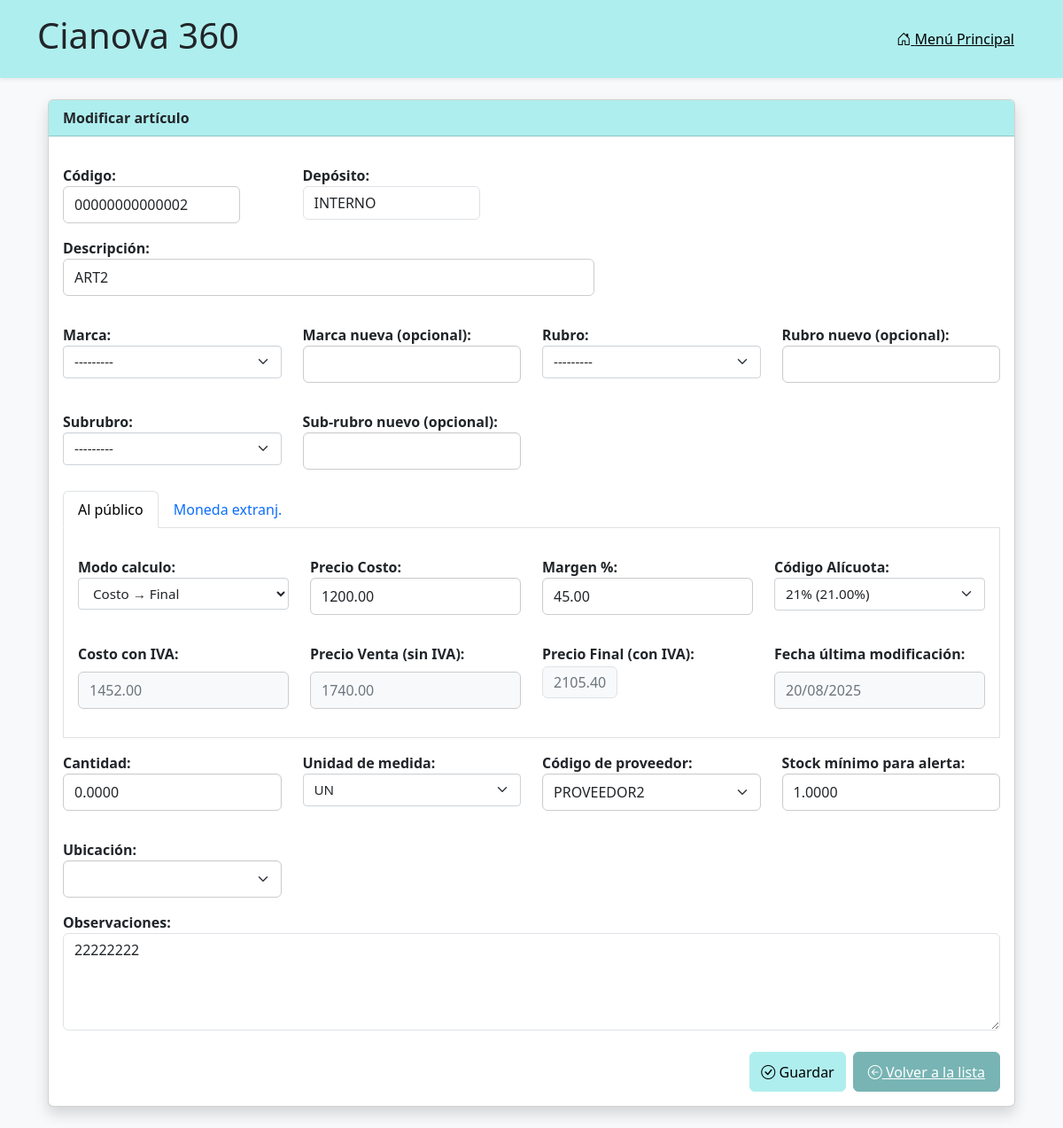
Page /articulos/modificar/21/ (signed in) on the committed database.
### articulos/models.py (models this page shows, shortened)
class UpperCaseMixin:
    def save(self, *args, **kwargs):
        for field in self._meta.fields:
            if isinstance(field, models.CharField) and getattr(self, field.name):
                setattr(self, field.name, getattr(self, field.name).upper())
        super().save(*args, **kwargs)

class Articulo(UpperCaseMixin, models.Model):
    codart = models.CharField(
        "Código",
        max_length=14,
        unique=True,
        validators=[
            RegexValidator(
                regex=r'^[A-Z0-9]+$',
                message='Solo se permiten letras mayúsculas y números.'
            )
        ],
        help_text='14 caracteres, se completa con ceros a la izquierda.'
    )
    descrip = models.CharField("Descripción", max_length=80)
    marca = models.ForeignKey('Marca', on_delete=models.PROTECT, blank=True, null=True)
    rubro = models.ForeignKey('Rubro', on_delete=models.PROTECT, blank=True, null=True)
    subrubro = models.ForeignKey('Subrubro', on_delete=models.PROTECT, blank=True, null=True)
    deposito = models.CharField(max_length=14, blank=True, null=True, verbose_name="Depósito")
    precosto = models.DecimalField("Precio Costo", max_digits=12, decimal_places=2, validators=[MinValueValidator(0)])
    margen = models.DecimalField("Margen %", max_digits=6, decimal_places=2, default=0)
    ncodalic = models.ForeignKey('Alicuota', verbose_name="Código Alícuota", on_delete=models.PROTECT)
    alic = models.DecimalField("% Alícuota", max_digits=5, decimal_places=2, editable=False, null=True, default=0)
    costoiva = models.DecimalField("Costo con IVA", max_digits=12, decimal_places=2, null=True, default=0)
    preventa = models.DecimalField("Precio Venta (sin IVA)", max_digits=12, decimal_places=2, null=True, default=0)
    prefinal = models.DecimalField(
        "Precio Final (con IVA)",
        max_digits=12,
        decimal_places=2,
        null=True,
        default=0,
        blank=True,
        validators=[MinValueValidator(0)]
    )
    fecultmod = models.DateField(null=True, blank=True)
    modo_calculo = models.CharField(
        max_length=1,
        choices=[('C', 'Costo → Final'), ('F', 'Final → Costo')],
        default='C'
    )
    cantidad = models.DecimalField(max_digits=14, decimal_places=4, default=0)
    unimed = models.CharField(max_length=2, choices=UNIDADES, default='UN')
    codprovee = models.CharField("Código de proveedor", max_length=14, blank=True, null=True)
    bajostock = models.DecimalField("Stock mínimo para alerta", max_digits=11, decimal_places=4, default=0)
    ubicacion = models.CharField("Ubicación", max_length=14, blank=True, null=True)
    obs = models.TextField("Observaciones", blank=True, null=True)
    def save(self, *args, **kwargs):
        self.codart = self.codart.upper().zfill(14)
        alic = Decimal(str(self.ncodalic.nporc or "0"))
        margen = Decimal(str(self.margen or "0"))
        precosto = Decimal(str(self.precosto or "0"))
        self.alic = alic
        self.costoiva = precosto * (Decimal("1") + alic / Decimal("100"))
        if self.modo_calculo == 'C':
            self.preventa = precosto * (Decimal("1") + margen / Decimal("100"))
            self.prefinal = self.preventa * (Decimal("1") + alic / Decimal("100"))
        else:
            prefinal = Decimal(str(self.prefinal or "0"))
            self.preventa = prefinal / (Decimal("1") + alic / Decimal("100"))
            self.precosto = self.preventa / (Decimal("1") + margen / Decimal("100"))
        self.precosto = Decimal(str(self.precosto)).quantize(Decimal("0.01"), rounding=ROUND_HALF_UP)
        self.preventa = Decimal(str(self.preventa)).quantize(Decimal("0.01"), rounding=ROUND_HALF_UP)
        self.costoiva = Decimal(str(self.costoiva)).quantize(Decimal("0.01"), rounding=ROUND_HALF_UP)
        self.prefinal = Decimal(str(self.prefinal)).quantize(Decimal("0.01"), rounding=ROUND_HALF_UP)
        if self.pk:
            original = Articulo.objects.get(pk=self.pk)
            if (
                original.precosto != self.precosto or
                original.margen != self.margen or
                original.prefinal != self.prefinal
            ):
                self.fecultmod = timezone.now().date()
        else:
            self.fecultmod = timezone.now().date()
        super().save(*args, **kwargs)

class Alicuota(models.Model):
    ncodalic = models.IntegerField(primary_key=True)
    descrip = models.CharField("Descripción", max_length=50)
    nporc = models.DecimalField("Porcentaje", max_digits=5, decimal_places=2)
    class Meta:
        verbose_name = "Alícuota IVA"
        ordering = ['ncodalic']
    def __str__(self):
        return f"{self.descrip} ({self.nporc}%)"

### articulos/views.py (the view)
# urls.py: path('modificar/<int:pk>/', views.modificar_articulo, name='modificar_articulo'),
def modificar_articulo(request, pk):
    if not request.session.get('usuario_autenticado'):
        return redirect('login')
    articulo = get_object_or_404(Articulo, pk=pk)
    if request.method == 'POST':
        form = ArticuloForm(request.POST, instance=articulo)
        if form.is_valid():
            articulo = form.save(commit=False)
            articulo.precosto = round(float(articulo.precosto), 2)
            articulo.margen = round(float(articulo.margen), 2)
            articulo.prefinal = round(float(articulo.prefinal or 0), 2) if articulo.prefinal else None
            articulo.save()
            return redirect('lista_articulos')
    else:
        articulo.save()
        form = ArticuloForm(instance=articulo)
    return render(request, 'articulos/formulario.html', {
        'form': form,
        'titulo': 'Editar artículo',
        'es_edicion': True  # <-- nuevo flag
    })

### articulos/models.py (called while the page is built)
    def __str__(self):
        return self.nombre

    def __str__(self):
        return self.nombre

### articulos/templates/articulos/formulario.html (shortened to what this page needs)
{% extends "articulos/base.html" %}
{% load widget_tweaks %}
{% block content %}
<div class="container my-4">
  <div class="card shadow">
    <div class="card-header bg-marca text-dark fw-bold">
      {% if form.instance.pk %}Modificar artículo{% else %}Agregar artículo{% endif %}
    </div>
    <div class="card-body">
      <form method="post" id="articuloForm">
        <div class="row mb-3">
          <div class="col-md-3">
		    {{ form.codart.label_tag }}
			{% if codart_auto %}
				{% render_field form.codart readonly="readonly" class="form-control readonly-codart" %}
			{% else %}
				{% render_field form.codart class="form-control" %}
			{% endif %}
		  </div>
          <div class="col-md-3">
            {{ form.deposito.label_tag }} {{ form.deposito }}
          </div>
        </div>
        <div class="mb-3">
          {{ form.descrip.label_tag }} {{ form.descrip }}
        </div>
        <div class="row mb-3">
			<div class="col-md-3">
				{{ form.marca.label_tag }}
				{% render_field form.marca class="form-select input-cianova w-100" %}
			</div>
			<div class="col-md-3">
				{{ form.marca_nueva.label_tag }}
				{% render_field form.marca_nueva class="form-control input-cianova w-100" %}
			</div>
			<div class="col-md-3">
				{{ form.rubro.label_tag }}
				{% render_field form.rubro class="form-select input-cianova w-100" %}
			</div>
			<div class="col-md-3">
				{{ form.rubro_nueva.label_tag }}
				{% render_field form.rubro_nueva class="form-control input-cianova w-100" %}
			</div>
		</div>
		<div class="row mb-3">
			<div class="col-md-3">
				{{ form.subrubro.label_tag }}
				{% render_field form.subrubro class="form-select input-cianova w-100" %}
			</div>
			<div class="col-md-3">
				{{ form.subrubro_nueva.label_tag }}
				{% render_field form.subrubro_nueva class="form-control input-cianova w-100" %}
			</div>
		</div>
        <ul class="nav nav-tabs mt-4" id="articuloTabs" role="tablist">
          <li class="nav-item" role="presentation">
            <button class="nav-link active" id="page1-tab" data-bs-toggle="tab" data-bs-target="#page1" type="button" role="tab">Al público</button>
          </li>
          <li class="nav-item" role="presentation">
            <button class="nav-link" id="page2-tab" data-bs-toggle="tab" data-bs-target="#page2" type="button" role="tab">Moneda extranj.</button>
          </li>
        </ul>
        <div class="tab-content border border-top-0 p-3" id="articuloTabsContent">
          <div class="tab-pane fade show active" id="page1" role="tabpanel">
            {% include "articulos/_form_precio.html" %}
          </div>
        </div>
		<div class="row mb-3">
		  <div class="col-md-3">
			{{ form.cantidad.label_tag }}
			{{ form.cantidad|add_class:"form-control input-cianova w-100"|attr:"step:0.0001" }}
		  </div>
		  <div class="col-md-3">
			{{ form.unimed.label_tag }}
			{{ form.unimed|add_class:"form-select input-cianova w-100" }}
		  </div>
		  <div class="col-md-3">
			{{ form.codprovee.label_tag }}
			{% render_field form.codprovee class="form-select input-cianova w-100" %}
		  </div>
		  <div class="col-md-3">
			{{ form.bajostock.label_tag }}
			{{ form.bajostock|add_class:"form-control input-cianova w-100"|attr:"step:0.0001" }}
		  </div>
		</div>
		<div class="row mb-3">
			<div class="col-md-3">
			{{ form.ubicacion.label_tag }}
			{% render_field form.ubicacion class="form-select input-cianova w-100" %}
			</div>
		</div>
		<div class="form-group">
			{{ form.obs.label_tag }}
			{% render_field form.obs class="form-control input-mayuscula" rows="4" placeholder="Notas internas, advertencias, detalles técnicos..." %}
		</div>
        <div class="d-flex justify-content-end gap-2 mt-4">
          <button type="submit" class="btn-aceptar">
            <i class="bi bi-check-circle"></i> Guardar
          </button>
          <a href="{% url 'lista_articulos' %}" class="btn-cancelar">
            <i class="bi bi-arrow-left-circle"></i> Volver a la lista
          </a>
        </div>
      </form>
    </div>
  </div>
</div>
{% endblock %}

### articulos/templates/articulos/_form_precio.html (shortened to what this page needs)
{% load widget_tweaks %}
<div class="row mb-3">
  <div class="col-md-3">
    {{ form.modo_calculo.label_tag }}
    {{ form.modo_calculo|add_class:"select-control input-cianova w-100"|attr:"id:id_modo_calculo" }}
  </div>
  <div class="col-md-3">
    {{ form.precosto.label_tag }}
    {{ form.precosto|add_class:"form-control input-cianova w-100"|attr:"id:id_precosto" }}
  </div>
  <div class="col-md-3">
    {{ form.margen.label_tag }}
    {{ form.margen|add_class:"form-control input-cianova w-100"|attr:"id:id_margen" }}
  </div>
  <div class="col-md-3">
    {{ form.ncodalic.label_tag }}
    {{ form.ncodalic|add_class:"form-select input-cianova w-100"|attr:"id:id_ncodalic" }}
  </div>
</div>
<div class="row mb-3">
  <div class="col-md-3">
    <label class="form-label">Costo con IVA:</label>
    <input type="text" id="costoiva" class="form-control input-cianova-readonly w-100" value="{{ form.instance.costoiva|default:"0.00" }}" readonly>
  </div>
  <div class="col-md-3">
    <label class="form-label">Precio Venta (sin IVA):</label>
    <input type="text" id="preventa" class="form-control input-cianova-readonly w-100" value="{{ form.instance.preventa|default:"0.00" }}" readonly>
  </div>
  <div class="col-md-3">
    <label class="form-label">Precio Final (con IVA):</label>
    {% if form.instance.modo_calculo == 'C' %}
      <span id="prefinal-display" class="form-control input-cianova-readonly w-100">{{ form.instance.prefinal|default:"0.00" }}</span>
    {% else %}
      {{ form.prefinal|add_class:"form-control input-cianova w-100"|attr:"id:prefinal-input"|attr:"step:0.01" }}
      <span id="prefinal-display" class="form-control input-cianova-readonly w-100" style="display:none;"></span>
    {% endif %}
  </div>
  <div class="col-md-3">
    <label class="form-label">Fecha última modificación:</label>
    <input type="text" id="fecultmod" class="form-control input-cianova-readonly w-100" value="{{ form.instance.fecultmod|date:"d/m/Y" }}" readonly>
  </div>
</div>

### articulos/static/articulos/css/styles.css (style rules this page uses)
body, input, button, label, textarea, select { font-family: 'Segoe UI', Arial, Helvetica, sans-serif !important; }
:root { --color-marca: rgb(175, 238, 238); --color-marca-hover: rgb(150, 220, 220); --color-cancelar: rgb(120, 180, 180); --color-cancelar-hover: rgb(100, 160, 160); --color-eliminar: rgb(100, 140, 140); --color-eliminar-hover: rgb(80, 120, 120); }
body { background-color: #f8f9fa; color: #212529; margin: 0; padding: 0; }
form label { display: block; margin-top: 1rem; font-weight: bold; }
form input[type="text"], form input[type="number"], form input[type="password"], form select, form textarea { font-size: 1rem; border: 1px solid #ccc; border-radius: 6px; padding: 0.5rem 0.75rem; transition: all 0.2s ease-in-out; width: auto; }
.bg-marca { background-color: var(--color-marca); }
.btn-aceptar { background-color: var(--color-marca); border: 1px solid var(--color-marca); color: #000; font-weight: 500; border-radius: 6px; padding: 0.4rem 0.75rem; transition: background-color 0.2s ease-in-out; }
.btn-cancelar { background-color: var(--color-cancelar); border: 1px solid var(--color-cancelar); color: #fff; font-weight: 500; border-radius: 6px; padding: 0.6rem 1rem; transition: background-color 0.2s ease-in-out; }
.input-cianova { width: 100%; max-width: 100%; border-radius: 4px; font-size: 0.95rem; padding: 0.375rem 0.75rem; border: 1px solid #ced4da; background-color: #fff; color: #212529; box-shadow: inset 0 1px 2px rgba(0, 0, 0, 0.05); transition: border-color 0.15s ease-in-out, box-shadow 0.15s ease-in-out; }
.input-cianova-readonly { background-color: #f8f9fa; color: #6c757d; pointer-events: none; }
input[name="ubicacion"], input[name="codprovee"] { text-transform: uppercase; }
.input-mayuscula { text-transform: uppercase; }

### rows in the picture
Articulo: codart "00000000000002", deposito "INTERNO", descrip "ART2", marca "---------", rubro "---------", subrubro "---------", modo_calculo "Costo → Final", precosto "1200.00", margen "45.00", instance.costoiva "1452.00", instance.preventa "1740.00", instance.prefinal "2105.40", instance.fecultmod "20/08/2025", cantidad "0.0000", unimed "UN", codprovee "PROVEEDOR2", bajostock "1.0000", obs "22222222"
Alicuota: ncodalic "21% (21.00%)"
